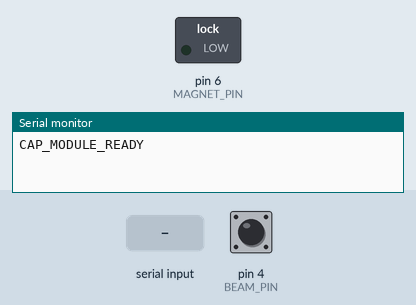
The sketch below on a simulated Arduino Uno, built with avr-gcc and run on an emulated ATmega328P. Parts: switched loads named in the sketch (green lamp = pin HIGH), the last lines printed to the serial monitor. The inputs (shaded band) are chosen by the test bench; at power-on: pin 4 (BEAM_PIN) HIGH.

Above: at 1.2 s.
1.3 s: "MAGNET ON\n" received over Serial
At 1.9 s:
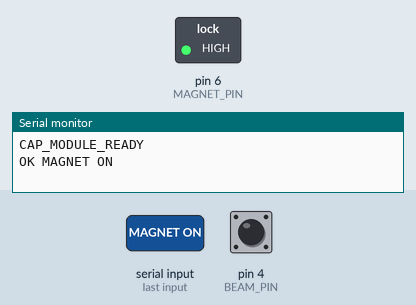
2.8 s: "ID?\n" received over Serial
4.3 s: "CAP?\n" received over Serial
Timing chart, 0 to 7.3 s (numbered marks = the images above; inputs shaded):
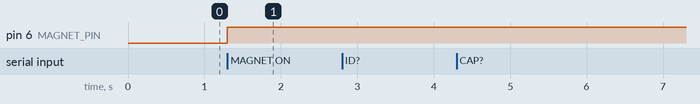

Measured:
- after the input at 1.3 s, pin 6 (MAGNET_PIN): LOW → HIGH at once

The sketch:

capper.ino
```cpp
#define BEAM_PIN    4
#define MAGNET_PIN  6

bool magnetState = false;

// -------------------------
// Magnet control function
// -------------------------
void setMagnet(bool on) {
  magnetState = on;

  if (on) {
    digitalWrite(MAGNET_PIN, HIGH);
  } else {
    digitalWrite(MAGNET_PIN, LOW);
  }
}

// -------------------------
// Cap detection function
// -------------------------
bool capDetected() {
  // For the NPN/open-collector break-beam setup
  // we discussed, LOW usually means the beam
  // is interrupted.
  return digitalRead(BEAM_PIN) == LOW;
}

void setup() {

  Serial.begin(115200);

  pinMode(BEAM_PIN, INPUT_PULLUP);
  pinMode(MAGNET_PIN, OUTPUT);

  // Always start with magnet OFF
  setMagnet(false);

  Serial.println("CAP_MODULE_READY");
}

void loop() {

  if (Serial.available() > 0) {

    String command = Serial.readStringUntil('\n');

    command.trim();
    command.toUpperCase();

    // -------------------------
    // Device identification
    // -------------------------
    if (command == "ID?") {

      Serial.println("CAP_MODULE");
    }

    // -------------------------
    // Check cap sensor
    // -------------------------
    else if (command == "CAP?") {

      if (capDetected()) {
        Serial.println("CAP DETECTED");
      } else {
        Serial.println("CAP NOT_DETECTED");
      }
    }

    // -------------------------
    // Magnet ON
    // -------------------------
    else if (command == "MAGNET ON") {

      setMagnet(true);

      Serial.println("OK MAGNET ON");
    }

    // -------------------------
    // Magnet OFF
    // -------------------------
    else if (command == "MAGNET OFF") {

      setMagnet(false);

      Serial.println("OK MAGNET OFF");
    }

    // -------------------------
    // Full module status
    // -------------------------
    else if (command == "STATUS") {

      Serial.print("CAP=");

      if (capDetected()) {
        Serial.print("DETECTED");
      } else {
        Serial.print("NOT_DETECTED");
      }

      Serial.print(" MAGNET=");

      if (magnetState) {
        Serial.println("ON");
      } else {
        Serial.println("OFF");
      }
    }

    // -------------------------
    // Unknown command
    // -------------------------
    else {

      Serial.println("ERROR UNKNOWN_COMMAND");
    }
  }
}
```
